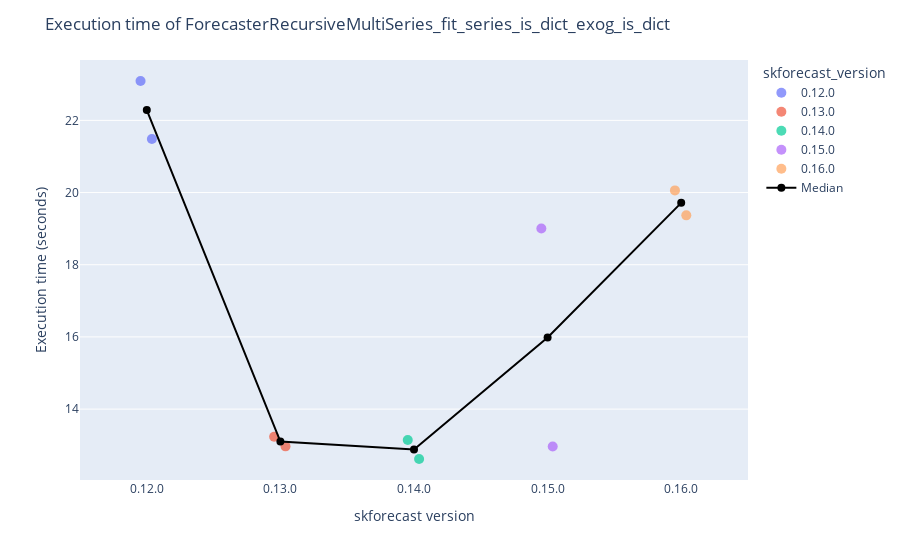
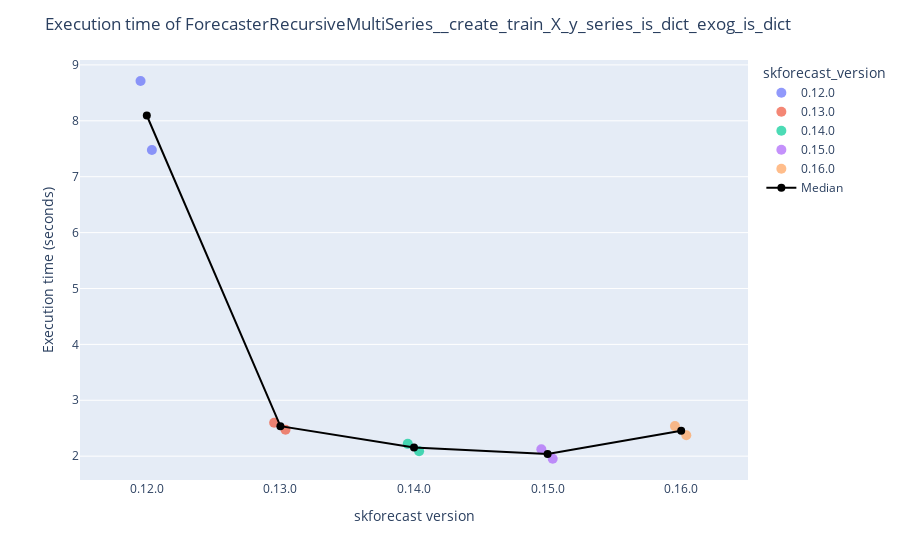
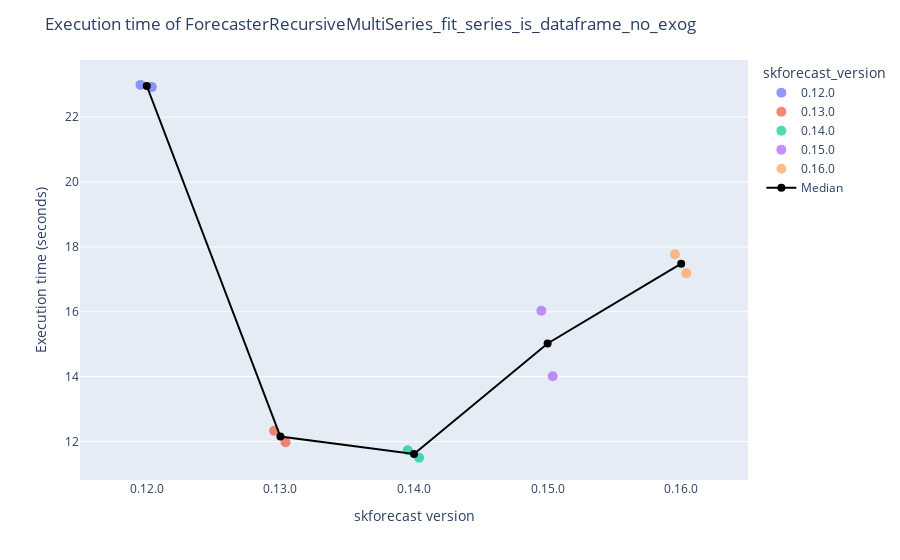
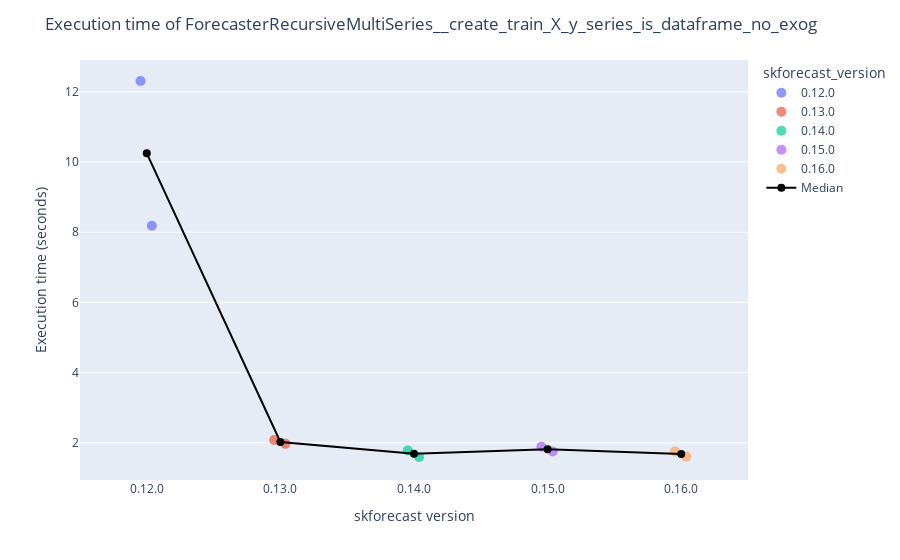

Source (notebook cell) for these figures, in order:
### Code cell
# Plot results
# ==============================================================================
results_benchmark = joblib.load("benchmarks/benchmark.joblib")
for function_name in results_benchmark['function_name'].unique():
    df = results_benchmark.query(f"function_name == '{function_name}'").copy()
    display(df)
    plot_benchmark_results(df, function_name)

### Figure 1 — Plotly figure (JSON) as saved in the notebook; plotly's stock layout.template omitted (floating-point values rounded to 4 significant figures)
{"data": [{"alignmentgroup": "True", "boxpoints": "all", "customdata": [["ForecasterAutoregMultiSeries", "ForecasterRecursiveMultiSeries_fit_series_is_dict_exog_is_dict", "63b606a379874ae9f340ba4fe592d695", 0.1522, "2025-04-22T22:14:32.024910", "3.12.9", "1.26.4", "2.2.3", "1.4.2", "4.6.0", "Linux-6.11.0-21-generic-x86_64-with-glibc2.39", "x86_64", 8, 16.64], ["ForecasterAutoregMultiSeries", "ForecasterRecursiveMultiSeries_fit_series_is_dict_exog_is_dict", "63b606a379874ae9f340ba4fe592d695", 0.2994, "2025-04-22T22:27:09.215163", "3.12.9", "1.26.4", "2.2.3", "1.4.2", "4.6.0", "Linux-6.11.0-21-generic-x86_64-with-glibc2.39", "x86_64", 8, 16.64]], "fillcolor": "rgba(255,255,255,0)", "hoveron": "points", "hovertemplate": "skforecast_version=%{x}<br>run_time_avg=%{y}<br>forecaster_name=%{customdata[0]}<br>function_name=%{customdata[1]}<br>function_hash=%{customdata[2]}<br>run_time_std_dev=%{customdata[3]}<br>datetime=%{customdata[4]}<br>python_version=%{customdata[5]}<br>numpy_version=%{customdata[6]}<br>pandas_version=%{customdata[7]}<br>sklearn_version=%{customdata[8]}<br>lightgbm_version=%{customdata[9]}<br>platform=%{customdata[10]}<br>processor=%{customdata[11]}<br>cpu_count=%{customdata[12]}<br>memory_gb=%{customdata[13]}<extra></extra>", "jitter": true, "legendgroup": "0.12.0", "line": {"color": "rgba(255,255,255,0)"}, "marker": {"color": "#636efa", "opacity": 0.7, "size": 10}, "name": "0.12.0", "offsetgroup": "0.12.0", "orientation": "v", "pointpos": 0, "showlegend": true, "type": "box", "x": ["0.12.0", "0.12.0"], "x0": " ", "xaxis": "x", "y": [21.48, 23.09], "y0": " ", "yaxis": "y"}, {"alignmentgroup": "True", "boxpoints": "all", "customdata": [["ForecasterAutoregMultiSeries", "ForecasterRecursiveMultiSeries_fit_series_is_dict_exog_is_dict", "63b606a379874ae9f340ba4fe592d695", 1.114, "2025-04-22T21:04:37.867990", "3.12.9", "1.26.4", "2.2.3", "1.4.2", "4.6.0", "Linux-6.11.0-21-generic-x86_64-with-glibc2.39", "x86_64", 8, 16.64], ["ForecasterAutoregMultiSeries", "ForecasterRecursiveMultiSeries_fit_series_is_dict_exog_is_dict", "63b606a379874ae9f340ba4fe592d695", 0.3874, "2025-04-22T21:14:41.240757", "3.12.9", "1.26.4", "2.2.3", "1.4.2", "4.6.0", "Linux-6.11.0-21-generic-x86_64-with-glibc2.39", "x86_64", 8, 16.64]], "fillcolor": "rgba(255,255,255,0)", "hoveron": "points", "hovertemplate": "skforecast_version=%{x}<br>run_time_avg=%{y}<br>forecaster_name=%{customdata[0]}<br>function_name=%{customdata[1]}<br>function_hash=%{customdata[2]}<br>run_time_std_dev=%{customdata[3]}<br>datetime=%{customdata[4]}<br>python_version=%{customdata[5]}<br>numpy_version=%{customdata[6]}<br>pandas_version=%{customdata[7]}<br>sklearn_version=%{customdata[8]}<br>lightgbm_version=%{customdata[9]}<br>platform=%{customdata[10]}<br>processor=%{customdata[11]}<br>cpu_count=%{customdata[12]}<br>memory_gb=%{customdata[13]}<extra></extra>", "jitter": true, "legendgroup": "0.13.0", "line": {"color": "rgba(255,255,255,0)"}, "marker": {"color": "#EF553B", "opacity": 0.7, "size": 10}, "name": "0.13.0", "offsetgroup": "0.13.0", "orientation": "v", "pointpos": 0, "showlegend": true, "type": "box", "x": ["0.13.0", "0.13.0"], "x0": " ", "xaxis": "x", "y": [12.97, 13.23], "y0": " ", "yaxis": "y"}, {"alignmentgroup": "True", "boxpoints": "all", "customdata": [["ForecasterRecursiveMultiSeries", "ForecasterRecursiveMultiSeries_fit_series_is_dict_exog_is_dict", "63b606a379874ae9f340ba4fe592d695", 0.7576, "2025-04-22T21:21:23.862947", "3.12.9", "1.26.4", "2.2.3", "1.4.2", "4.6.0", "Linux-6.11.0-21-generic-x86_64-with-glibc2.39", "x86_64", 8, 16.64], ["ForecasterRecursiveMultiSeries", "ForecasterRecursiveMultiSeries_fit_series_is_dict_exog_is_dict", "63b606a379874ae9f340ba4fe592d695", 1.155, "2025-04-22T21:28:08.104547", "3.12.9", "1.26.4", "2.2.3", "1.4.2", "4.6.0", "Linux-6.11.0-21-generic-x86_64-with-glibc2.39", "x86_64", 8, 16.64]], "fillcolor": "rgba(255,255,255,0)", "hoveron": "points", "hovertemplate": "skforecast_version=%{x}<br>run_time_avg=%{y}<br>forecaster_name=%{customdata[0]}<br>function_name=%{customdata[1]}<br>function_hash=%{customdata[2]}<br>run_time_std_dev=%{customdata[3]}<br>datetime=%{customdata[4]}<br>python_version=%{customdata[5]}<br>numpy_version=%{customdata[6]}<br>pandas_version=%{customdata[7]}<br>sklearn_version=%{customdata[8]}<br>lightgbm_version=%{customdata[9]}<br>platform=%{customdata[10]}<br>processor=%{customdata[11]}<br>cpu_count=%{customdata[12]}<br>memory_gb=%{customdata[13]}<extra></extra>", "jitter": true, "legendgroup": "0.14.0", "line": {"color": "rgba(255,255,255,0)"}, "marker": {"color": "#00cc96", "opacity": 0.7, "size": 10}, "name": "0.14.0", "offsetgroup": "0.14.0", "orientation": "v", "pointpos": 0, "showlegend": true, "type": "box", "x": ["0.14.0", "0.14.0"], "x0": " ", "xaxis": "x", "y": [13.14, 12.62], "y0": " ", "yaxis": "y"}, {"alignmentgroup": "True", "boxpoints": "all", "customdata": [["ForecasterRecursiveMultiSeries", "ForecasterRecursiveMultiSeries_fit_series_is_dict_exog_is_dict", "63b606a379874ae9f340ba4fe592d695", 1.387, "2025-04-22T21:32:16.760560", "3.12.9", "1.26.4", "2.2.3", "1.4.2", "4.6.0", "Linux-6.11.0-21-generic-x86_64-with-glibc2.39", "x86_64", 8, 16.64], ["ForecasterRecursiveMultiSeries", "ForecasterRecursiveMultiSeries_fit_series_is_dict_exog_is_dict", "63b606a379874ae9f340ba4fe592d695", 1.634, "2025-04-22T21:42:34.608069", "3.12.9", "2.2.5", "2.2.3", "1.6.1", "4.6.0", "Linux-6.11.0-21-generic-x86_64-with-glibc2.39", "x86_64", 8, 16.64]], "fillcolor": "rgba(255,255,255,0)", "hoveron": "points", "hovertemplate": "skforecast_version=%{x}<br>run_time_avg=%{y}<br>forecaster_name=%{customdata[0]}<br>function_name=%{customdata[1]}<br>function_hash=%{customdata[2]}<br>run_time_std_dev=%{customdata[3]}<br>datetime=%{customdata[4]}<br>python_version=%{customdata[5]}<br>numpy_version=%{customdata[6]}<br>pandas_version=%{customdata[7]}<br>sklearn_version=%{customdata[8]}<br>lightgbm_version=%{customdata[9]}<br>platform=%{customdata[10]}<br>processor=%{customdata[11]}<br>cpu_count=%{customdata[12]}<br>memory_gb=%{customdata[13]}<extra></extra>", "jitter": true, "legendgroup": "0.15.0", "line": {"color": "rgba(255,255,255,0)"}, "marker": {"color": "#ab63fa", "opacity": 0.7, "size": 10}, "name": "0.15.0", "offsetgroup": "0.15.0", "orientation": "v", "pointpos": 0, "showlegend": true, "type": "box", "x": ["0.15.0", "0.15.0"], "x0": " ", "xaxis": "x", "y": [12.96, 19.01], "y0": " ", "yaxis": "y"}, {"alignmentgroup": "True", "boxpoints": "all", "customdata": [["ForecasterRecursiveMultiSeries", "ForecasterRecursiveMultiSeries_fit_series_is_dict_exog_is_dict", "63b606a379874ae9f340ba4fe592d695", 1.043, "2025-04-22T21:52:19.178605", "3.12.9", "2.2.5", "2.2.3", "1.6.1", "4.6.0", "Linux-6.11.0-21-generic-x86_64-with-glibc2.39", "x86_64", 8, 16.64], ["ForecasterRecursiveMultiSeries", "ForecasterRecursiveMultiSeries_fit_series_is_dict_exog_is_dict", "63b606a379874ae9f340ba4fe592d695", 1.19, "2025-04-22T22:07:07.919896", "3.12.9", "1.26.4", "2.2.3", "1.6.1", "4.6.0", "Linux-6.11.0-21-generic-x86_64-with-glibc2.39", "x86_64", 8, 16.64]], "fillcolor": "rgba(255,255,255,0)", "hoveron": "points", "hovertemplate": "skforecast_version=%{x}<br>run_time_avg=%{y}<br>forecaster_name=%{customdata[0]}<br>function_name=%{customdata[1]}<br>function_hash=%{customdata[2]}<br>run_time_std_dev=%{customdata[3]}<br>datetime=%{customdata[4]}<br>python_version=%{customdata[5]}<br>numpy_version=%{customdata[6]}<br>pandas_version=%{customdata[7]}<br>sklearn_version=%{customdata[8]}<br>lightgbm_version=%{customdata[9]}<br>platform=%{customdata[10]}<br>processor=%{customdata[11]}<br>cpu_count=%{customdata[12]}<br>memory_gb=%{customdata[13]}<extra></extra>", "jitter": true, "legendgroup": "0.16.0", "line": {"color": "rgba(255,255,255,0)"}, "marker": {"color": "#FFA15A", "opacity": 0.7, "size": 10}, "name": "0.16.0", "offsetgroup": "0.16.0", "orientation": "v", "pointpos": 0, "showlegend": true, "type": "box", "x": ["0.16.0", "0.16.0"], "x0": " ", "xaxis": "x", "y": [20.06, 19.37], "y0": " ", "yaxis": "y"}, {"line": {"color": "black", "width": 2}, "marker": {"size": 8}, "mode": "lines+markers", "name": "Median", "showlegend": true, "type": "scatter", "x": ["0.12.0", "0.13.0", "0.14.0", "0.15.0", "0.16.0"], "y": [22.29, 13.1, 12.88, 15.99, 19.71]}], "layout": {"boxmode": "overlay", "legend": {"title": {"text": "skforecast_version"}, "tracegroupgap": 0}, "margin": {"t": 60}, "showlegend": true, "title": {"text": "Execution time of ForecasterRecursiveMultiSeries_fit_series_is_dict_exog_is_dict"}, "xaxis": {"anchor": "y", "categoryarray": ["0.12.0", "0.13.0", "0.14.0", "0.15.0", "0.16.0"], "categoryorder": "array", "domain": [0, 1], "title": {"text": "skforecast version"}}, "yaxis": {"anchor": "x", "domain": [0, 1], "title": {"text": "Execution time (seconds)"}}}}

### Figure 2 — Plotly figure (JSON) as saved in the notebook; plotly's stock layout.template omitted (floating-point values rounded to 4 significant figures)
{"data": [{"alignmentgroup": "True", "boxpoints": "all", "customdata": [["ForecasterAutoregMultiSeries", "ForecasterRecursiveMultiSeries__create_train_X_y_series_is_dict_exog_is_dict", "583e7d25f58c2314c85ab6c385d879cc", 0.6339, "2025-04-22T22:16:19.453070", "3.12.9", "1.26.4", "2.2.3", "1.4.2", "4.6.0", "Linux-6.11.0-21-generic-x86_64-with-glibc2.39", "x86_64", 8, 16.64], ["ForecasterAutoregMultiSeries", "ForecasterRecursiveMultiSeries__create_train_X_y_series_is_dict_exog_is_dict", "583e7d25f58c2314c85ab6c385d879cc", 0.5003, "2025-04-22T22:29:04.689963", "3.12.9", "1.26.4", "2.2.3", "1.4.2", "4.6.0", "Linux-6.11.0-21-generic-x86_64-with-glibc2.39", "x86_64", 8, 16.64]], "fillcolor": "rgba(255,255,255,0)", "hoveron": "points", "hovertemplate": "skforecast_version=%{x}<br>run_time_avg=%{y}<br>forecaster_name=%{customdata[0]}<br>function_name=%{customdata[1]}<br>function_hash=%{customdata[2]}<br>run_time_std_dev=%{customdata[3]}<br>datetime=%{customdata[4]}<br>python_version=%{customdata[5]}<br>numpy_version=%{customdata[6]}<br>pandas_version=%{customdata[7]}<br>sklearn_version=%{customdata[8]}<br>lightgbm_version=%{customdata[9]}<br>platform=%{customdata[10]}<br>processor=%{customdata[11]}<br>cpu_count=%{customdata[12]}<br>memory_gb=%{customdata[13]}<extra></extra>", "jitter": true, "legendgroup": "0.12.0", "line": {"color": "rgba(255,255,255,0)"}, "marker": {"color": "#636efa", "opacity": 0.7, "size": 10}, "name": "0.12.0", "offsetgroup": "0.12.0", "orientation": "v", "pointpos": 0, "showlegend": true, "type": "box", "x": ["0.12.0", "0.12.0"], "x0": " ", "xaxis": "x", "y": [7.477, 8.713], "y0": " ", "yaxis": "y"}, {"alignmentgroup": "True", "boxpoints": "all", "customdata": [["ForecasterAutoregMultiSeries", "ForecasterRecursiveMultiSeries__create_train_X_y_series_is_dict_exog_is_dict", "583e7d25f58c2314c85ab6c385d879cc", 0.2381, "2025-04-22T21:05:42.723067", "3.12.9", "1.26.4", "2.2.3", "1.4.2", "4.6.0", "Linux-6.11.0-21-generic-x86_64-with-glibc2.39", "x86_64", 8, 16.64], ["ForecasterAutoregMultiSeries", "ForecasterRecursiveMultiSeries__create_train_X_y_series_is_dict_exog_is_dict", "583e7d25f58c2314c85ab6c385d879cc", 0.01893, "2025-04-22T21:15:47.429211", "3.12.9", "1.26.4", "2.2.3", "1.4.2", "4.6.0", "Linux-6.11.0-21-generic-x86_64-with-glibc2.39", "x86_64", 8, 16.64]], "fillcolor": "rgba(255,255,255,0)", "hoveron": "points", "hovertemplate": "skforecast_version=%{x}<br>run_time_avg=%{y}<br>forecaster_name=%{customdata[0]}<br>function_name=%{customdata[1]}<br>function_hash=%{customdata[2]}<br>run_time_std_dev=%{customdata[3]}<br>datetime=%{customdata[4]}<br>python_version=%{customdata[5]}<br>numpy_version=%{customdata[6]}<br>pandas_version=%{customdata[7]}<br>sklearn_version=%{customdata[8]}<br>lightgbm_version=%{customdata[9]}<br>platform=%{customdata[10]}<br>processor=%{customdata[11]}<br>cpu_count=%{customdata[12]}<br>memory_gb=%{customdata[13]}<extra></extra>", "jitter": true, "legendgroup": "0.13.0", "line": {"color": "rgba(255,255,255,0)"}, "marker": {"color": "#EF553B", "opacity": 0.7, "size": 10}, "name": "0.13.0", "offsetgroup": "0.13.0", "orientation": "v", "pointpos": 0, "showlegend": true, "type": "box", "x": ["0.13.0", "0.13.0"], "x0": " ", "xaxis": "x", "y": [2.599, 2.474], "y0": " ", "yaxis": "y"}, {"alignmentgroup": "True", "boxpoints": "all", "customdata": [["ForecasterRecursiveMultiSeries", "ForecasterRecursiveMultiSeries__create_train_X_y_series_is_dict_exog_is_dict", "583e7d25f58c2314c85ab6c385d879cc", 0.3164, "2025-04-22T21:22:29.597457", "3.12.9", "1.26.4", "2.2.3", "1.4.2", "4.6.0", "Linux-6.11.0-21-generic-x86_64-with-glibc2.39", "x86_64", 8, 16.64], ["ForecasterRecursiveMultiSeries", "ForecasterRecursiveMultiSeries__create_train_X_y_series_is_dict_exog_is_dict", "583e7d25f58c2314c85ab6c385d879cc", 0.1888, "2025-04-22T21:29:11.209381", "3.12.9", "1.26.4", "2.2.3", "1.4.2", "4.6.0", "Linux-6.11.0-21-generic-x86_64-with-glibc2.39", "x86_64", 8, 16.64]], "fillcolor": "rgba(255,255,255,0)", "hoveron": "points", "hovertemplate": "skforecast_version=%{x}<br>run_time_avg=%{y}<br>forecaster_name=%{customdata[0]}<br>function_name=%{customdata[1]}<br>function_hash=%{customdata[2]}<br>run_time_std_dev=%{customdata[3]}<br>datetime=%{customdata[4]}<br>python_version=%{customdata[5]}<br>numpy_version=%{customdata[6]}<br>pandas_version=%{customdata[7]}<br>sklearn_version=%{customdata[8]}<br>lightgbm_version=%{customdata[9]}<br>platform=%{customdata[10]}<br>processor=%{customdata[11]}<br>cpu_count=%{customdata[12]}<br>memory_gb=%{customdata[13]}<extra></extra>", "jitter": true, "legendgroup": "0.14.0", "line": {"color": "rgba(255,255,255,0)"}, "marker": {"color": "#00cc96", "opacity": 0.7, "size": 10}, "name": "0.14.0", "offsetgroup": "0.14.0", "orientation": "v", "pointpos": 0, "showlegend": true, "type": "box", "x": ["0.14.0", "0.14.0"], "x0": " ", "xaxis": "x", "y": [2.088, 2.22], "y0": " ", "yaxis": "y"}, {"alignmentgroup": "True", "boxpoints": "all", "customdata": [["ForecasterRecursiveMultiSeries", "ForecasterRecursiveMultiSeries__create_train_X_y_series_is_dict_exog_is_dict", "583e7d25f58c2314c85ab6c385d879cc", 0.2472, "2025-04-22T21:33:21.603198", "3.12.9", "1.26.4", "2.2.3", "1.4.2", "4.6.0", "Linux-6.11.0-21-generic-x86_64-with-glibc2.39", "x86_64", 8, 16.64], ["ForecasterRecursiveMultiSeries", "ForecasterRecursiveMultiSeries__create_train_X_y_series_is_dict_exog_is_dict", "583e7d25f58c2314c85ab6c385d879cc", 0.1053, "2025-04-22T21:44:09.659069", "3.12.9", "2.2.5", "2.2.3", "1.6.1", "4.6.0", "Linux-6.11.0-21-generic-x86_64-with-glibc2.39", "x86_64", 8, 16.64]], "fillcolor": "rgba(255,255,255,0)", "hoveron": "points", "hovertemplate": "skforecast_version=%{x}<br>run_time_avg=%{y}<br>forecaster_name=%{customdata[0]}<br>function_name=%{customdata[1]}<br>function_hash=%{customdata[2]}<br>run_time_std_dev=%{customdata[3]}<br>datetime=%{customdata[4]}<br>python_version=%{customdata[5]}<br>numpy_version=%{customdata[6]}<br>pandas_version=%{customdata[7]}<br>sklearn_version=%{customdata[8]}<br>lightgbm_version=%{customdata[9]}<br>platform=%{customdata[10]}<br>processor=%{customdata[11]}<br>cpu_count=%{customdata[12]}<br>memory_gb=%{customdata[13]}<extra></extra>", "jitter": true, "legendgroup": "0.15.0", "line": {"color": "rgba(255,255,255,0)"}, "marker": {"color": "#ab63fa", "opacity": 0.7, "size": 10}, "name": "0.15.0", "offsetgroup": "0.15.0", "orientation": "v", "pointpos": 0, "showlegend": true, "type": "box", "x": ["0.15.0", "0.15.0"], "x0": " ", "xaxis": "x", "y": [1.953, 2.124], "y0": " ", "yaxis": "y"}, {"alignmentgroup": "True", "boxpoints": "all", "customdata": [["ForecasterRecursiveMultiSeries", "ForecasterRecursiveMultiSeries__create_train_X_y_series_is_dict_exog_is_dict", "583e7d25f58c2314c85ab6c385d879cc", 0.1533, "2025-04-22T21:53:59.503318", "3.12.9", "2.2.5", "2.2.3", "1.6.1", "4.6.0", "Linux-6.11.0-21-generic-x86_64-with-glibc2.39", "x86_64", 8, 16.64], ["ForecasterRecursiveMultiSeries", "ForecasterRecursiveMultiSeries__create_train_X_y_series_is_dict_exog_is_dict", "583e7d25f58c2314c85ab6c385d879cc", 0.5225, "2025-04-22T22:08:44.787750", "3.12.9", "1.26.4", "2.2.3", "1.6.1", "4.6.0", "Linux-6.11.0-21-generic-x86_64-with-glibc2.39", "x86_64", 8, 16.64]], "fillcolor": "rgba(255,255,255,0)", "hoveron": "points", "hovertemplate": "skforecast_version=%{x}<br>run_time_avg=%{y}<br>forecaster_name=%{customdata[0]}<br>function_name=%{customdata[1]}<br>function_hash=%{customdata[2]}<br>run_time_std_dev=%{customdata[3]}<br>datetime=%{customdata[4]}<br>python_version=%{customdata[5]}<br>numpy_version=%{customdata[6]}<br>pandas_version=%{customdata[7]}<br>sklearn_version=%{customdata[8]}<br>lightgbm_version=%{customdata[9]}<br>platform=%{customdata[10]}<br>processor=%{customdata[11]}<br>cpu_count=%{customdata[12]}<br>memory_gb=%{customdata[13]}<extra></extra>", "jitter": true, "legendgroup": "0.16.0", "line": {"color": "rgba(255,255,255,0)"}, "marker": {"color": "#FFA15A", "opacity": 0.7, "size": 10}, "name": "0.16.0", "offsetgroup": "0.16.0", "orientation": "v", "pointpos": 0, "showlegend": true, "type": "box", "x": ["0.16.0", "0.16.0"], "x0": " ", "xaxis": "x", "y": [2.538, 2.375], "y0": " ", "yaxis": "y"}, {"line": {"color": "black", "width": 2}, "marker": {"size": 8}, "mode": "lines+markers", "name": "Median", "showlegend": true, "type": "scatter", "x": ["0.12.0", "0.13.0", "0.14.0", "0.15.0", "0.16.0"], "y": [8.095, 2.536, 2.154, 2.039, 2.457]}], "layout": {"boxmode": "overlay", "legend": {"title": {"text": "skforecast_version"}, "tracegroupgap": 0}, "margin": {"t": 60}, "showlegend": true, "title": {"text": "Execution time of ForecasterRecursiveMultiSeries__create_train_X_y_series_is_dict_exog_is_dict"}, "xaxis": {"anchor": "y", "categoryarray": ["0.12.0", "0.13.0", "0.14.0", "0.15.0", "0.16.0"], "categoryorder": "array", "domain": [0, 1], "title": {"text": "skforecast version"}}, "yaxis": {"anchor": "x", "domain": [0, 1], "title": {"text": "Execution time (seconds)"}}}}

### Figure 3 — Plotly figure (JSON) as saved in the notebook; plotly's stock layout.template omitted (floating-point values rounded to 4 significant figures)
{"data": [{"alignmentgroup": "True", "boxpoints": "all", "customdata": [["ForecasterAutoregMultiSeries", "ForecasterRecursiveMultiSeries_fit_series_is_dataframe_no_exog", "aa35b8ba0c0839021a95e5ba0786a67e", 1.179, "2025-04-22T22:16:56.850439", "3.12.9", "1.26.4", "2.2.3", "1.4.2", "4.6.0", "Linux-6.11.0-21-generic-x86_64-with-glibc2.39", "x86_64", 8, 16.64], ["ForecasterAutoregMultiSeries", "ForecasterRecursiveMultiSeries_fit_series_is_dataframe_no_exog", "aa35b8ba0c0839021a95e5ba0786a67e", 1.069, "2025-04-22T22:29:48.274586", "3.12.9", "1.26.4", "2.2.3", "1.4.2", "4.6.0", "Linux-6.11.0-21-generic-x86_64-with-glibc2.39", "x86_64", 8, 16.64]], "fillcolor": "rgba(255,255,255,0)", "hoveron": "points", "hovertemplate": "skforecast_version=%{x}<br>run_time_avg=%{y}<br>forecaster_name=%{customdata[0]}<br>function_name=%{customdata[1]}<br>function_hash=%{customdata[2]}<br>run_time_std_dev=%{customdata[3]}<br>datetime=%{customdata[4]}<br>python_version=%{customdata[5]}<br>numpy_version=%{customdata[6]}<br>pandas_version=%{customdata[7]}<br>sklearn_version=%{customdata[8]}<br>lightgbm_version=%{customdata[9]}<br>platform=%{customdata[10]}<br>processor=%{customdata[11]}<br>cpu_count=%{customdata[12]}<br>memory_gb=%{customdata[13]}<extra></extra>", "jitter": true, "legendgroup": "0.12.0", "line": {"color": "rgba(255,255,255,0)"}, "marker": {"color": "#636efa", "opacity": 0.7, "size": 10}, "name": "0.12.0", "offsetgroup": "0.12.0", "orientation": "v", "pointpos": 0, "showlegend": true, "type": "box", "x": ["0.12.0", "0.12.0"], "x0": " ", "xaxis": "x", "y": [22.99, 22.92], "y0": " ", "yaxis": "y"}, {"alignmentgroup": "True", "boxpoints": "all", "customdata": [["ForecasterAutoregMultiSeries", "ForecasterRecursiveMultiSeries_fit_series_is_dataframe_no_exog", "aa35b8ba0c0839021a95e5ba0786a67e", 0.3714, "2025-04-22T21:05:55.730647", "3.12.9", "1.26.4", "2.2.3", "1.4.2", "4.6.0", "Linux-6.11.0-21-generic-x86_64-with-glibc2.39", "x86_64", 8, 16.64], ["ForecasterAutoregMultiSeries", "ForecasterRecursiveMultiSeries_fit_series_is_dataframe_no_exog", "aa35b8ba0c0839021a95e5ba0786a67e", 1.087, "2025-04-22T21:15:59.815615", "3.12.9", "1.26.4", "2.2.3", "1.4.2", "4.6.0", "Linux-6.11.0-21-generic-x86_64-with-glibc2.39", "x86_64", 8, 16.64]], "fillcolor": "rgba(255,255,255,0)", "hoveron": "points", "hovertemplate": "skforecast_version=%{x}<br>run_time_avg=%{y}<br>forecaster_name=%{customdata[0]}<br>function_name=%{customdata[1]}<br>function_hash=%{customdata[2]}<br>run_time_std_dev=%{customdata[3]}<br>datetime=%{customdata[4]}<br>python_version=%{customdata[5]}<br>numpy_version=%{customdata[6]}<br>pandas_version=%{customdata[7]}<br>sklearn_version=%{customdata[8]}<br>lightgbm_version=%{customdata[9]}<br>platform=%{customdata[10]}<br>processor=%{customdata[11]}<br>cpu_count=%{customdata[12]}<br>memory_gb=%{customdata[13]}<extra></extra>", "jitter": true, "legendgroup": "0.13.0", "line": {"color": "rgba(255,255,255,0)"}, "marker": {"color": "#EF553B", "opacity": 0.7, "size": 10}, "name": "0.13.0", "offsetgroup": "0.13.0", "orientation": "v", "pointpos": 0, "showlegend": true, "type": "box", "x": ["0.13.0", "0.13.0"], "x0": " ", "xaxis": "x", "y": [12.33, 11.98], "y0": " ", "yaxis": "y"}, {"alignmentgroup": "True", "boxpoints": "all", "customdata": [["ForecasterRecursiveMultiSeries", "ForecasterRecursiveMultiSeries_fit_series_is_dataframe_no_exog", "aa35b8ba0c0839021a95e5ba0786a67e", 0.4553, "2025-04-22T21:22:40.042906", "3.12.9", "1.26.4", "2.2.3", "1.4.2", "4.6.0", "Linux-6.11.0-21-generic-x86_64-with-glibc2.39", "x86_64", 8, 16.64], ["ForecasterRecursiveMultiSeries", "ForecasterRecursiveMultiSeries_fit_series_is_dataframe_no_exog", "aa35b8ba0c0839021a95e5ba0786a67e", 0.5403, "2025-04-22T21:29:22.319034", "3.12.9", "1.26.4", "2.2.3", "1.4.2", "4.6.0", "Linux-6.11.0-21-generic-x86_64-with-glibc2.39", "x86_64", 8, 16.64]], "fillcolor": "rgba(255,255,255,0)", "hoveron": "points", "hovertemplate": "skforecast_version=%{x}<br>run_time_avg=%{y}<br>forecaster_name=%{customdata[0]}<br>function_name=%{customdata[1]}<br>function_hash=%{customdata[2]}<br>run_time_std_dev=%{customdata[3]}<br>datetime=%{customdata[4]}<br>python_version=%{customdata[5]}<br>numpy_version=%{customdata[6]}<br>pandas_version=%{customdata[7]}<br>sklearn_version=%{customdata[8]}<br>lightgbm_version=%{customdata[9]}<br>platform=%{customdata[10]}<br>processor=%{customdata[11]}<br>cpu_count=%{customdata[12]}<br>memory_gb=%{customdata[13]}<extra></extra>", "jitter": true, "legendgroup": "0.14.0", "line": {"color": "rgba(255,255,255,0)"}, "marker": {"color": "#00cc96", "opacity": 0.7, "size": 10}, "name": "0.14.0", "offsetgroup": "0.14.0", "orientation": "v", "pointpos": 0, "showlegend": true, "type": "box", "x": ["0.14.0", "0.14.0"], "x0": " ", "xaxis": "x", "y": [11.73, 11.5], "y0": " ", "yaxis": "y"}, {"alignmentgroup": "True", "boxpoints": "all", "customdata": [["ForecasterRecursiveMultiSeries", "ForecasterRecursiveMultiSeries_fit_series_is_dataframe_no_exog", "aa35b8ba0c0839021a95e5ba0786a67e", 2.125, "2025-04-22T21:33:31.377188", "3.12.9", "1.26.4", "2.2.3", "1.4.2", "4.6.0", "Linux-6.11.0-21-generic-x86_64-with-glibc2.39", "x86_64", 8, 16.64], ["ForecasterRecursiveMultiSeries", "ForecasterRecursiveMultiSeries_fit_series_is_dataframe_no_exog", "aa35b8ba0c0839021a95e5ba0786a67e", 0.3174, "2025-04-22T21:44:20.300867", "3.12.9", "2.2.5", "2.2.3", "1.6.1", "4.6.0", "Linux-6.11.0-21-generic-x86_64-with-glibc2.39", "x86_64", 8, 16.64]], "fillcolor": "rgba(255,255,255,0)", "hoveron": "points", "hovertemplate": "skforecast_version=%{x}<br>run_time_avg=%{y}<br>forecaster_name=%{customdata[0]}<br>function_name=%{customdata[1]}<br>function_hash=%{customdata[2]}<br>run_time_std_dev=%{customdata[3]}<br>datetime=%{customdata[4]}<br>python_version=%{customdata[5]}<br>numpy_version=%{customdata[6]}<br>pandas_version=%{customdata[7]}<br>sklearn_version=%{customdata[8]}<br>lightgbm_version=%{customdata[9]}<br>platform=%{customdata[10]}<br>processor=%{customdata[11]}<br>cpu_count=%{customdata[12]}<br>memory_gb=%{customdata[13]}<extra></extra>", "jitter": true, "legendgroup": "0.15.0", "line": {"color": "rgba(255,255,255,0)"}, "marker": {"color": "#ab63fa", "opacity": 0.7, "size": 10}, "name": "0.15.0", "offsetgroup": "0.15.0", "orientation": "v", "pointpos": 0, "showlegend": true, "type": "box", "x": ["0.15.0", "0.15.0"], "x0": " ", "xaxis": "x", "y": [14.01, 16.03], "y0": " ", "yaxis": "y"}, {"alignmentgroup": "True", "boxpoints": "all", "customdata": [["ForecasterRecursiveMultiSeries", "ForecasterRecursiveMultiSeries_fit_series_is_dataframe_no_exog", "aa35b8ba0c0839021a95e5ba0786a67e", 1.486, "2025-04-22T21:54:12.212377", "3.12.9", "2.2.5", "2.2.3", "1.6.1", "4.6.0", "Linux-6.11.0-21-generic-x86_64-with-glibc2.39", "x86_64", 8, 16.64], ["ForecasterRecursiveMultiSeries", "ForecasterRecursiveMultiSeries_fit_series_is_dataframe_no_exog", "aa35b8ba0c0839021a95e5ba0786a67e", 0.8879, "2025-04-22T22:08:56.684592", "3.12.9", "1.26.4", "2.2.3", "1.6.1", "4.6.0", "Linux-6.11.0-21-generic-x86_64-with-glibc2.39", "x86_64", 8, 16.64]], "fillcolor": "rgba(255,255,255,0)", "hoveron": "points", "hovertemplate": "skforecast_version=%{x}<br>run_time_avg=%{y}<br>forecaster_name=%{customdata[0]}<br>function_name=%{customdata[1]}<br>function_hash=%{customdata[2]}<br>run_time_std_dev=%{customdata[3]}<br>datetime=%{customdata[4]}<br>python_version=%{customdata[5]}<br>numpy_version=%{customdata[6]}<br>pandas_version=%{customdata[7]}<br>sklearn_version=%{customdata[8]}<br>lightgbm_version=%{customdata[9]}<br>platform=%{customdata[10]}<br>processor=%{customdata[11]}<br>cpu_count=%{customdata[12]}<br>memory_gb=%{customdata[13]}<extra></extra>", "jitter": true, "legendgroup": "0.16.0", "line": {"color": "rgba(255,255,255,0)"}, "marker": {"color": "#FFA15A", "opacity": 0.7, "size": 10}, "name": "0.16.0", "offsetgroup": "0.16.0", "orientation": "v", "pointpos": 0, "showlegend": true, "type": "box", "x": ["0.16.0", "0.16.0"], "x0": " ", "xaxis": "x", "y": [17.77, 17.19], "y0": " ", "yaxis": "y"}, {"line": {"color": "black", "width": 2}, "marker": {"size": 8}, "mode": "lines+markers", "name": "Median", "showlegend": true, "type": "scatter", "x": ["0.12.0", "0.13.0", "0.14.0", "0.15.0", "0.16.0"], "y": [22.96, 12.16, 11.62, 15.02, 17.48]}], "layout": {"boxmode": "overlay", "legend": {"title": {"text": "skforecast_version"}, "tracegroupgap": 0}, "margin": {"t": 60}, "showlegend": true, "title": {"text": "Execution time of ForecasterRecursiveMultiSeries_fit_series_is_dataframe_no_exog"}, "xaxis": {"anchor": "y", "categoryarray": ["0.12.0", "0.13.0", "0.14.0", "0.15.0", "0.16.0"], "categoryorder": "array", "domain": [0, 1], "title": {"text": "skforecast version"}}, "yaxis": {"anchor": "x", "domain": [0, 1], "title": {"text": "Execution time (seconds)"}}}}

### Figure 4 — Plotly figure (JSON) as saved in the notebook; plotly's stock layout.template omitted (floating-point values rounded to 4 significant figures)
{"data": [{"alignmentgroup": "True", "boxpoints": "all", "customdata": [["ForecasterAutoregMultiSeries", "ForecasterRecursiveMultiSeries__create_train_X_y_series_is_dataframe_no_exog", "7b994fdfa33ce4a2084e303d3f49c934", 0.1494, "2025-04-22T22:18:51.833921", "3.12.9", "1.26.4", "2.2.3", "1.4.2", "4.6.0", "Linux-6.11.0-21-generic-x86_64-with-glibc2.39", "x86_64", 8, 16.64], ["ForecasterAutoregMultiSeries", "ForecasterRecursiveMultiSeries__create_train_X_y_series_is_dataframe_no_exog", "7b994fdfa33ce4a2084e303d3f49c934", 0.6322, "2025-04-22T22:31:42.914133", "3.12.9", "1.26.4", "2.2.3", "1.4.2", "4.6.0", "Linux-6.11.0-21-generic-x86_64-with-glibc2.39", "x86_64", 8, 16.64]], "fillcolor": "rgba(255,255,255,0)", "hoveron": "points", "hovertemplate": "skforecast_version=%{x}<br>run_time_avg=%{y}<br>forecaster_name=%{customdata[0]}<br>function_name=%{customdata[1]}<br>function_hash=%{customdata[2]}<br>run_time_std_dev=%{customdata[3]}<br>datetime=%{customdata[4]}<br>python_version=%{customdata[5]}<br>numpy_version=%{customdata[6]}<br>pandas_version=%{customdata[7]}<br>sklearn_version=%{customdata[8]}<br>lightgbm_version=%{customdata[9]}<br>platform=%{customdata[10]}<br>processor=%{customdata[11]}<br>cpu_count=%{customdata[12]}<br>memory_gb=%{customdata[13]}<extra></extra>", "jitter": true, "legendgroup": "0.12.0", "line": {"color": "rgba(255,255,255,0)"}, "marker": {"color": "#636efa", "opacity": 0.7, "size": 10}, "name": "0.12.0", "offsetgroup": "0.12.0", "orientation": "v", "pointpos": 0, "showlegend": true, "type": "box", "x": ["0.12.0", "0.12.0"], "x0": " ", "xaxis": "x", "y": [8.187, 12.31], "y0": " ", "yaxis": "y"}, {"alignmentgroup": "True", "boxpoints": "all", "customdata": [["ForecasterAutoregMultiSeries", "ForecasterRecursiveMultiSeries__create_train_X_y_series_is_dataframe_no_exog", "7b994fdfa33ce4a2084e303d3f49c934", 0.08668, "2025-04-22T21:06:57.411280", "3.12.9", "1.26.4", "2.2.3", "1.4.2", "4.6.0", "Linux-6.11.0-21-generic-x86_64-with-glibc2.39", "x86_64", 8, 16.64], ["ForecasterAutoregMultiSeries", "ForecasterRecursiveMultiSeries__create_train_X_y_series_is_dataframe_no_exog", "7b994fdfa33ce4a2084e303d3f49c934", 0.02186, "2025-04-22T21:16:59.719496", "3.12.9", "1.26.4", "2.2.3", "1.4.2", "4.6.0", "Linux-6.11.0-21-generic-x86_64-with-glibc2.39", "x86_64", 8, 16.64]], "fillcolor": "rgba(255,255,255,0)", "hoveron": "points", "hovertemplate": "skforecast_version=%{x}<br>run_time_avg=%{y}<br>forecaster_name=%{customdata[0]}<br>function_name=%{customdata[1]}<br>function_hash=%{customdata[2]}<br>run_time_std_dev=%{customdata[3]}<br>datetime=%{customdata[4]}<br>python_version=%{customdata[5]}<br>numpy_version=%{customdata[6]}<br>pandas_version=%{customdata[7]}<br>sklearn_version=%{customdata[8]}<br>lightgbm_version=%{customdata[9]}<br>platform=%{customdata[10]}<br>processor=%{customdata[11]}<br>cpu_count=%{customdata[12]}<br>memory_gb=%{customdata[13]}<extra></extra>", "jitter": true, "legendgroup": "0.13.0", "line": {"color": "rgba(255,255,255,0)"}, "marker": {"color": "#EF553B", "opacity": 0.7, "size": 10}, "name": "0.13.0", "offsetgroup": "0.13.0", "orientation": "v", "pointpos": 0, "showlegend": true, "type": "box", "x": ["0.13.0", "0.13.0"], "x0": " ", "xaxis": "x", "y": [2.082, 1.972], "y0": " ", "yaxis": "y"}, {"alignmentgroup": "True", "boxpoints": "all", "customdata": [["ForecasterRecursiveMultiSeries", "ForecasterRecursiveMultiSeries__create_train_X_y_series_is_dataframe_no_exog", "7b994fdfa33ce4a2084e303d3f49c934", 0.08098, "2025-04-22T21:23:38.727510", "3.12.9", "1.26.4", "2.2.3", "1.4.2", "4.6.0", "Linux-6.11.0-21-generic-x86_64-with-glibc2.39", "x86_64", 8, 16.64], ["ForecasterRecursiveMultiSeries", "ForecasterRecursiveMultiSeries__create_train_X_y_series_is_dataframe_no_exog", "7b994fdfa33ce4a2084e303d3f49c934", 0.1962, "2025-04-22T21:30:19.848705", "3.12.9", "1.26.4", "2.2.3", "1.4.2", "4.6.0", "Linux-6.11.0-21-generic-x86_64-with-glibc2.39", "x86_64", 8, 16.64]], "fillcolor": "rgba(255,255,255,0)", "hoveron": "points", "hovertemplate": "skforecast_version=%{x}<br>run_time_avg=%{y}<br>forecaster_name=%{customdata[0]}<br>function_name=%{customdata[1]}<br>function_hash=%{customdata[2]}<br>run_time_std_dev=%{customdata[3]}<br>datetime=%{customdata[4]}<br>python_version=%{customdata[5]}<br>numpy_version=%{customdata[6]}<br>pandas_version=%{customdata[7]}<br>sklearn_version=%{customdata[8]}<br>lightgbm_version=%{customdata[9]}<br>platform=%{customdata[10]}<br>processor=%{customdata[11]}<br>cpu_count=%{customdata[12]}<br>memory_gb=%{customdata[13]}<extra></extra>", "jitter": true, "legendgroup": "0.14.0", "line": {"color": "rgba(255,255,255,0)"}, "marker": {"color": "#00cc96", "opacity": 0.7, "size": 10}, "name": "0.14.0", "offsetgroup": "0.14.0", "orientation": "v", "pointpos": 0, "showlegend": true, "type": "box", "x": ["0.14.0", "0.14.0"], "x0": " ", "xaxis": "x", "y": [1.6, 1.787], "y0": " ", "yaxis": "y"}, {"alignmentgroup": "True", "boxpoints": "all", "customdata": [["ForecasterRecursiveMultiSeries", "ForecasterRecursiveMultiSeries__create_train_X_y_series_is_dataframe_no_exog", "7b994fdfa33ce4a2084e303d3f49c934", 0.1058, "2025-04-22T21:34:41.475870", "3.12.9", "1.26.4", "2.2.3", "1.4.2", "4.6.0", "Linux-6.11.0-21-generic-x86_64-with-glibc2.39", "x86_64", 8, 16.64], ["ForecasterRecursiveMultiSeries", "ForecasterRecursiveMultiSeries__create_train_X_y_series_is_dataframe_no_exog", "7b994fdfa33ce4a2084e303d3f49c934", 0.05302, "2025-04-22T21:45:40.484984", "3.12.9", "2.2.5", "2.2.3", "1.6.1", "4.6.0", "Linux-6.11.0-21-generic-x86_64-with-glibc2.39", "x86_64", 8, 16.64]], "fillcolor": "rgba(255,255,255,0)", "hoveron": "points", "hovertemplate": "skforecast_version=%{x}<br>run_time_avg=%{y}<br>forecaster_name=%{customdata[0]}<br>function_name=%{customdata[1]}<br>function_hash=%{customdata[2]}<br>run_time_std_dev=%{customdata[3]}<br>datetime=%{customdata[4]}<br>python_version=%{customdata[5]}<br>numpy_version=%{customdata[6]}<br>pandas_version=%{customdata[7]}<br>sklearn_version=%{customdata[8]}<br>lightgbm_version=%{customdata[9]}<br>platform=%{customdata[10]}<br>processor=%{customdata[11]}<br>cpu_count=%{customdata[12]}<br>memory_gb=%{customdata[13]}<extra></extra>", "jitter": true, "legendgroup": "0.15.0", "line": {"color": "rgba(255,255,255,0)"}, "marker": {"color": "#ab63fa", "opacity": 0.7, "size": 10}, "name": "0.15.0", "offsetgroup": "0.15.0", "orientation": "v", "pointpos": 0, "showlegend": true, "type": "box", "x": ["0.15.0", "0.15.0"], "x0": " ", "xaxis": "x", "y": [1.888, 1.753], "y0": " ", "yaxis": "y"}, {"alignmentgroup": "True", "boxpoints": "all", "customdata": [["ForecasterRecursiveMultiSeries", "ForecasterRecursiveMultiSeries__create_train_X_y_series_is_dataframe_no_exog", "7b994fdfa33ce4a2084e303d3f49c934", 0.07354, "2025-04-22T21:55:41.098437", "3.12.9", "2.2.5", "2.2.3", "1.6.1", "4.6.0", "Linux-6.11.0-21-generic-x86_64-with-glibc2.39", "x86_64", 8, 16.64], ["ForecasterRecursiveMultiSeries", "ForecasterRecursiveMultiSeries__create_train_X_y_series_is_dataframe_no_exog", "7b994fdfa33ce4a2084e303d3f49c934", 0.2281, "2025-04-22T22:10:22.654278", "3.12.9", "1.26.4", "2.2.3", "1.6.1", "4.6.0", "Linux-6.11.0-21-generic-x86_64-with-glibc2.39", "x86_64", 8, 16.64]], "fillcolor": "rgba(255,255,255,0)", "hoveron": "points", "hovertemplate": "skforecast_version=%{x}<br>run_time_avg=%{y}<br>forecaster_name=%{customdata[0]}<br>function_name=%{customdata[1]}<br>function_hash=%{customdata[2]}<br>run_time_std_dev=%{customdata[3]}<br>datetime=%{customdata[4]}<br>python_version=%{customdata[5]}<br>numpy_version=%{customdata[6]}<br>pandas_version=%{customdata[7]}<br>sklearn_version=%{customdata[8]}<br>lightgbm_version=%{customdata[9]}<br>platform=%{customdata[10]}<br>processor=%{customdata[11]}<br>cpu_count=%{customdata[12]}<br>memory_gb=%{customdata[13]}<extra></extra>", "jitter": true, "legendgroup": "0.16.0", "line": {"color": "rgba(255,255,255,0)"}, "marker": {"color": "#FFA15A", "opacity": 0.7, "size": 10}, "name": "0.16.0", "offsetgroup": "0.16.0", "orientation": "v", "pointpos": 0, "showlegend": true, "type": "box", "x": ["0.16.0", "0.16.0"], "x0": " ", "xaxis": "x", "y": [1.609, 1.758], "y0": " ", "yaxis": "y"}, {"line": {"color": "black", "width": 2}, "marker": {"size": 8}, "mode": "lines+markers", "name": "Median", "showlegend": true, "type": "scatter", "x": ["0.12.0", "0.13.0", "0.14.0", "0.15.0", "0.16.0"], "y": [10.25, 2.027, 1.693, 1.821, 1.684]}], "layout": {"boxmode": "overlay", "legend": {"title": {"text": "skforecast_version"}, "tracegroupgap": 0}, "margin": {"t": 60}, "showlegend": true, "title": {"text": "Execution time of ForecasterRecursiveMultiSeries__create_train_X_y_series_is_dataframe_no_exog"}, "xaxis": {"anchor": "y", "categoryarray": ["0.12.0", "0.13.0", "0.14.0", "0.15.0", "0.16.0"], "categoryorder": "array", "domain": [0, 1], "title": {"text": "skforecast version"}}, "yaxis": {"anchor": "x", "domain": [0, 1], "title": {"text": "Execution time (seconds)"}}}}
